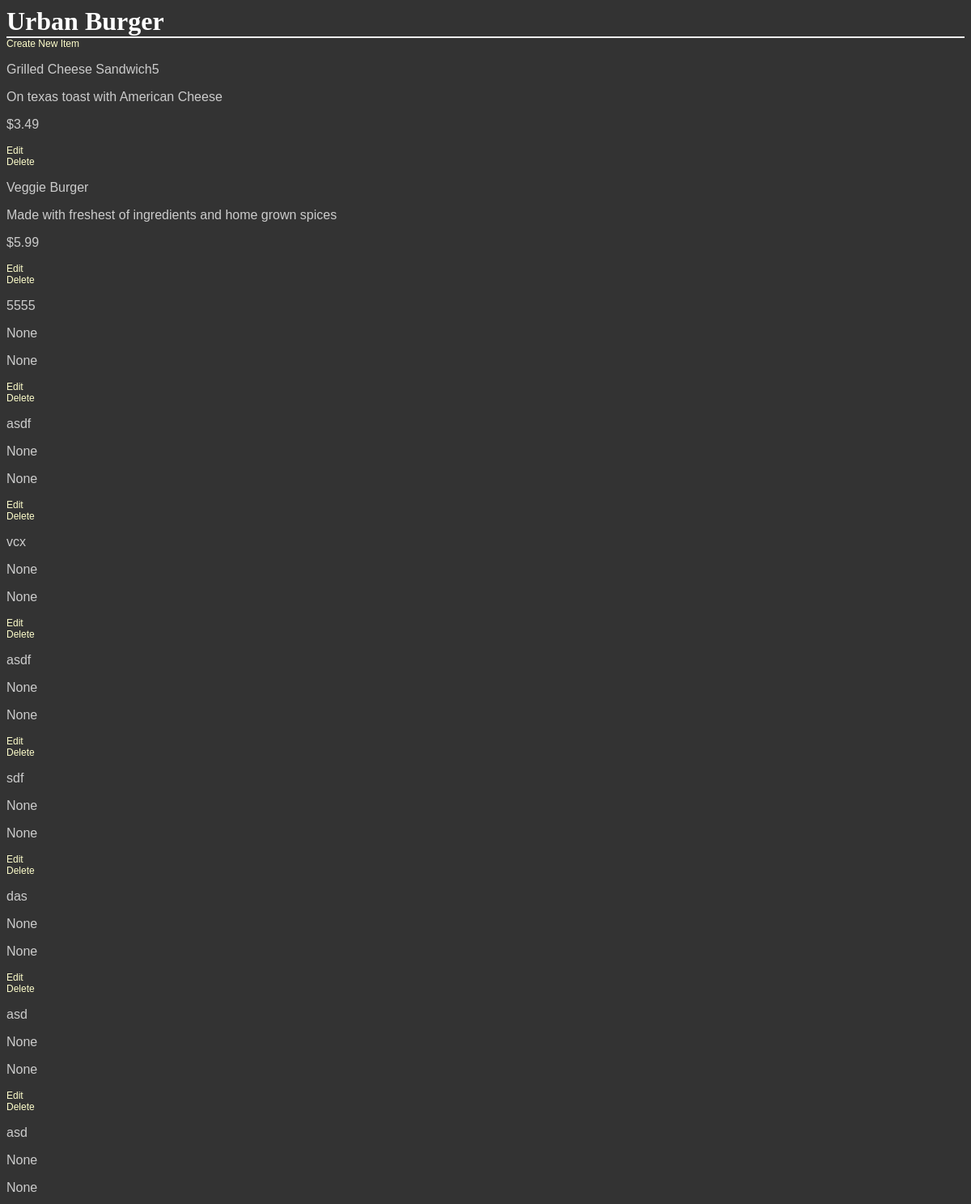
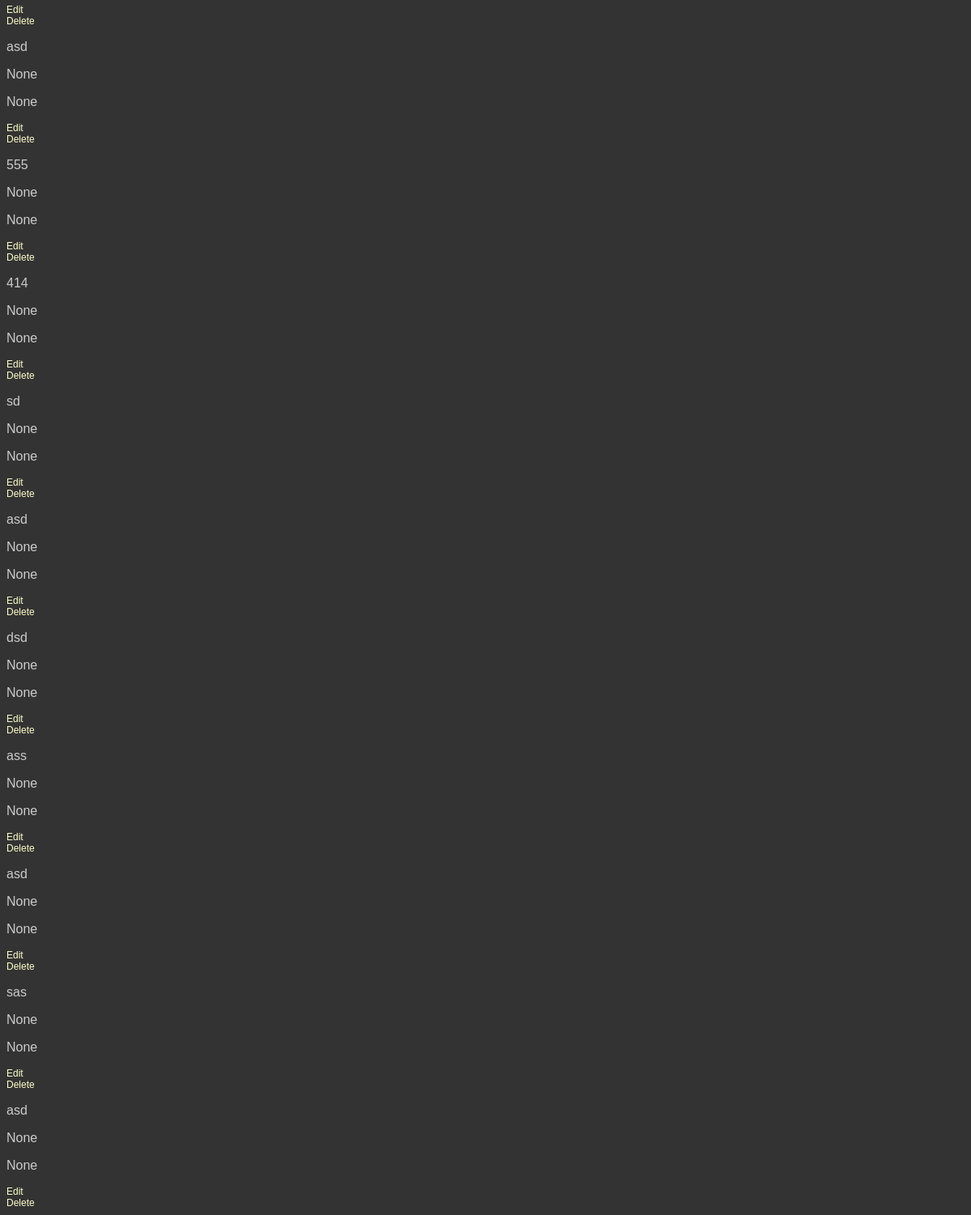
Page /restaurant/1/ on the committed database (2 pictures, top to bottom).
### orm_db.py (models this page shows, shortened)
class Restaurant(Base):
    __tablename__ = 'restaurant'
    id = Column(Integer, primary_key=True)
    name = Column(String(80), nullable = False)

class MenuItem(Base):
    __tablename__ = 'menuitem'
    id = Column(Integer, primary_key=True)
    name = Column(String(80), nullable = False)
    description = Column(String)
    price = Column(String(8))
    course = Column(String)
    restaurant_id = Column(Integer, ForeignKey('restaurant.id'))
    """ delete,all used for cascade deletion"""
    restaurant = relationship(Restaurant,
                                backref = backref('menuitem',
                                                uselist=True,
                                                cascade = 'delete,all'))

### project.py (the view)
@app.route('/restaurant/<int:restaurant_id>/')
def restaurantMenu(restaurant_id):
    return render_template('menuById.html', items = orm_db.getDataById(idd = restaurant_id))

### orm_db.py (called while the page is built)
def getDataById(idd):
    session = Session()
    menuitem = Base.metadata.tables['menuitem']
    restaurant = Base.metadata.tables['restaurant']
    menuitemId = menuitem.c.restaurant_id
    restaurantId = restaurant.c.id
    data = session.query(menuitem,restaurant).filter(menuitemId == idd, menuitemId == restaurantId).all()
    return data

### templates/menuById.html (shortened to what this page needs)
<html>
<head>
  <link rel="stylesheet" href="{{ url_for('static', filename='styles.css') }}">
</head>
<body>
<h1>{{items[0][7]}}</h1>
<a href = '{{url_for('newMenuItem', restaurant_id = items[0][6]) }}'>
Create New Item</a>
{% for i in items %}
<div>
<p>{{i[1]}}</p>
<p>{{i.description}}</p>
<p> {{i.price}} </p>
<a href='{{url_for('editMenuItem', restaurant_id = items[0][6], menu_id = i[0]) }}'>Edit</a>
<a href = '{{url_for('deleteMenuItem', restaurant_id = items[0][6], menu_id = i[0]) }}'>Delete</a>
</div>
{% endfor %}
</body>
</html>

### static/styles.css (style rules this page uses)
body { font-family: sans-serif; background-color: #333333 }
h1, h2, h3, h4 { color: #ffffff; }
h1, h2 { font-family: 'georgia', serif; margin: 0; }
h1 { border-bottom: 2px solid #eee; }
p, dd, dt { color: #cccccc; }
a { text-decoration: none; color: #ffffcc; font-size: .75em; }

### rows in the picture
Restaurant: name "Urban Burger"
MenuItem: name "Grilled Cheese Sandwich5", description "On texas toast with American Cheese", price "$3.49"
MenuItem: name "Veggie Burger", description "Made with freshest of ingredients and home grown spices", price "$5.99"
MenuItem: name "5555", description "None", price "None"
MenuItem: name "asdf", description "None", price "None"
MenuItem: name "vcx", description "None", price "None"
MenuItem: name "asdf", description "None", price "None"
MenuItem: name "sdf", description "None", price "None"
MenuItem: name "das", description "None", price "None"
MenuItem: name "asd", description "None", price "None"
MenuItem: name "asd", description "None", price "None"
MenuItem: name "asd", description "None", price "None"
MenuItem: name "555", description "None", price "None"
MenuItem: name "414", description "None", price "None"
MenuItem: name "sd", description "None", price "None"
MenuItem: name "asd", description "None", price "None"
MenuItem: name "dsd", description "None", price "None"
MenuItem: name "ass", description "None", price "None"
MenuItem: name "asd", description "None", price "None"
MenuItem: name "sas", description "None", price "None"
MenuItem: name "asd", description "None", price "None"
